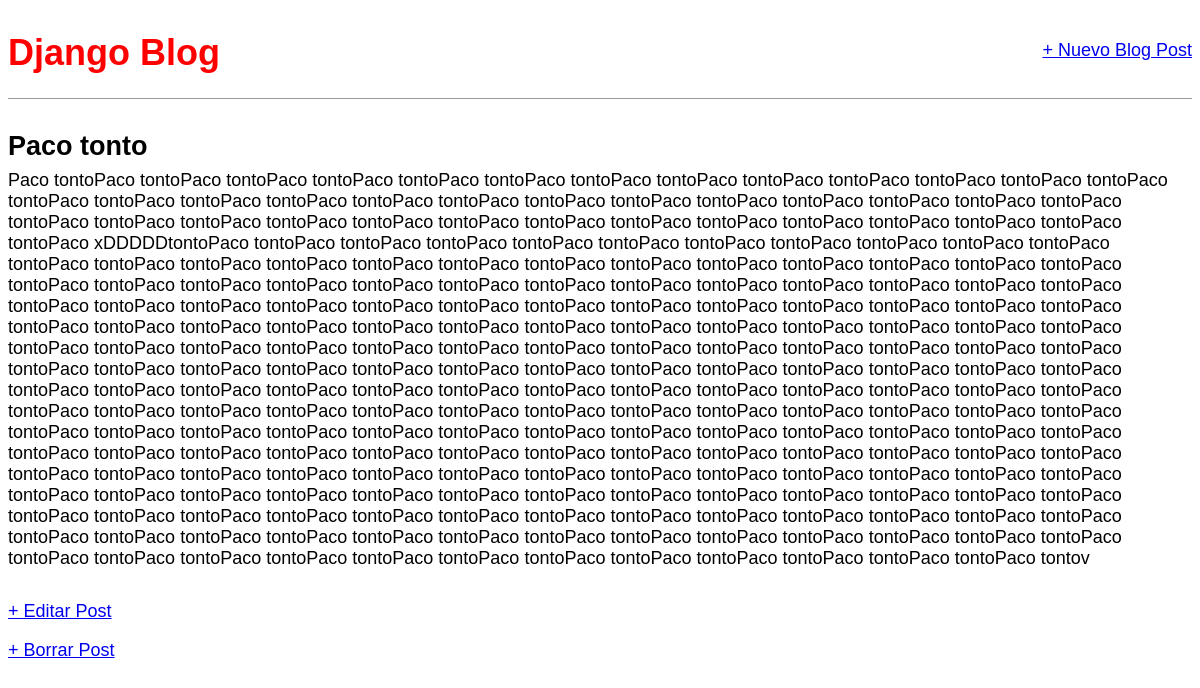
Screenshot of /post/3/ with the database file from the repository.
### blog_app/models.py (models this page shows, shortened)
class Post(models.Model):
    title = models.CharField(
        'Título',
        max_length=200
    )
    author = models.ForeignKey(
        'auth.User',
        verbose_name='Autor',
        on_delete=models.CASCADE,
    )
    body = models.TextField(
        'Cuerpo'
    )

### blog_app/views.py (the view)
# urls.py: path('post/<int:pk>/', BlogDetailView.as_view(), name='post_detail'),
class BlogDetailView(DetailView):
    model = Post
    template_name = 'post_detail.html'

### templates/post_detail.html
{% extends 'base.html' %}
{% block content %}
  <div class="post-entry">
    <h2>{{ object.title }}</h2>
    <p>{{ object.body }}</p>
  </div>
  <p><a href="{% url 'post_edit' post.pk %}">+ Editar Post</a></p>
  <p><a href="{% url 'post_delete' post.pk %}">+ Borrar Post</a></p>
{% endblock content %}

### templates/base.html (shortened to what this page needs)
{% load static %}
<html>
  <head>
    <link rel="stylesheet" href="{% static 'css/base.css' %}">
  </head>
  <body>
    <div>
    <header>
      <div class="nav-left">
        <h1><a href="{% url 'home' %}">Django Blog</a></h1>
    </div>
    <div class="nav-right">
      <a href="{% url 'post_new' %}">+ Nuevo Blog Post</a>
    </div>
    </header>
      {% block content %}
      {% endblock content %}
    </div>
  </body>
</html>

### static/css/base.css (style rules this page uses)
header h1 a { color: red; }
body { font-family: 'Source Sans Pro', sans-serif; font-size: 18px; }
header { border-bottom: 1px solid #999; margin-bottom: 2rem; display: flex; }
header h1 a { color: red; text-decoration: none; }
.nav-left { margin-right: auto; }
.nav-right { display: flex; padding-top: 2rem; }
.post-entry { margin-bottom: 2rem; }
.post-entry h2 { margin: 0.5rem 0; }
.post-entry p { margin: 0; font-weight: 400; }

### rows the page displays
Post: title "Paco tonto", body "Paco tontoPaco tontoPaco tontoPaco tontoPaco tontoPaco tontoPaco tontoPaco tontoPaco tontoPaco tontoPaco tontoPaco tontoPaco tontoPaco tontoPaco tontoPaco tontoPaco tontoPaco tontoPaco tontoPaco tontoPaco tontoPaco tontoPaco tontoPaco tontoPaco tontoPaco tontoPaco tontoPaco tontoPaco tontoPaco tontoPaco tontoPaco tontoPaco tontoPaco tontoPaco tontoPaco tontoPaco tontoPaco tontoPaco tontoPaco tontoPaco xDDDDDtontoPaco tontoPaco tontoPaco tontoPaco tontoPaco tontoPaco tontoPaco tontoPaco tontoPaco tontoPaco tontoPaco tontoPaco tontoPaco tontoPaco tontoPaco tontoPaco tontoPaco tontoPaco tontoPaco tontoPaco tontoPaco tontoPaco tontoPaco tontoPaco tontoPaco tontoPaco tontoPaco tontoPaco…"
